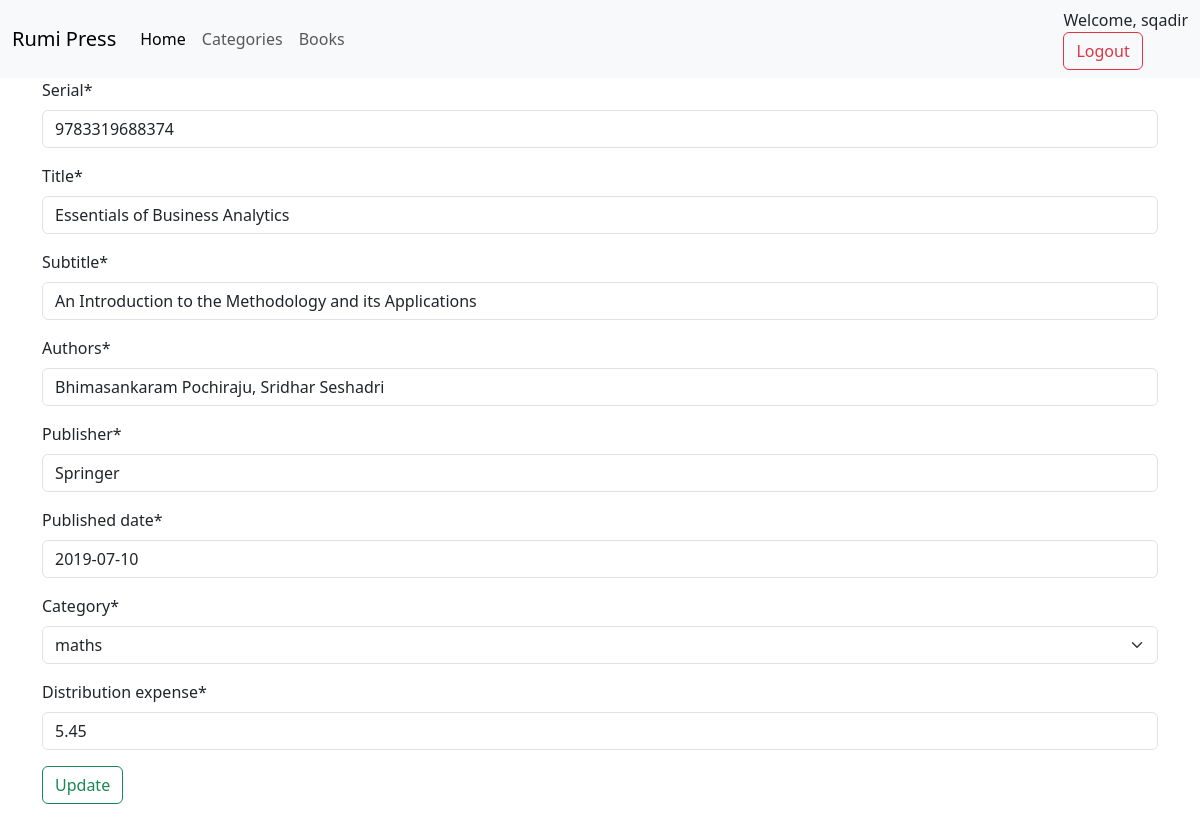
The page /books/2/update/ (signed in) on the database its author committed.
### books/models.py (models this page shows, shortened)
class Book(models.Model):
    id = models.AutoField(primary_key=True)
    serial = models.CharField(max_length=255)
    title = models.CharField(max_length=255)
    subtitle = models.CharField(max_length=255)
    authors = models.CharField(max_length=255)
    publisher = models.CharField(max_length=255)
    published_date = models.DateField(default=timezone.now)
    category = models.ForeignKey(Category, on_delete=models.PROTECT, related_name="books")
    distribution_expense = models.DecimalField(max_digits=6, decimal_places=2)

### books/views.py (the view, shortened to what this page needs)
# urls.py: path("books/<int:pk>/update/", views.BookUpdateView.as_view(), name="book_update"),
class BookUpdateView(LoginRequiredMixin, generic.UpdateView):
    template_name = "books/book_update.html"
    context_object_name = "book"
    queryset = models.Book.objects.all()
    fields = (
        "serial",
        "title",
        "subtitle",
        "authors",
        "publisher",
        "published_date",
        "category",
        "distribution_expense",
    )

### books/models.py (called while the page is built)
    def __str__(self):
        return self.name

### templates/books/book_update.html (shortened to what this page needs)
{% extends "_base.html" %}
{% load crispy_forms_tags %}
{% block content %}
  <div class="container">
    <form action="" method="post">
      {{ form|crispy }}
      <button class="btn btn-outline-success mb-5" type="submit">Update</button>
    </form>
  </div>
{% endblock %}

### templates/_base.html (shortened to what this page needs)
{% load static %}
<!DOCTYPE html>
<html lang="en">
<head>
  <link href="https://cdn.jsdelivr.net/npm/bootstrap@5.3.3/dist/css/bootstrap.min.css" rel="stylesheet">
  <link rel="stylesheet" href="{% static 'css/base.css' %}">
</head>
<body>
  <nav class="navbar navbar-expand-lg bg-body-tertiary">
    <div class="container-fluid">
      <a class="navbar-brand" href="{% url 'homepage' %}">Rumi Press</a>
      <div class="collapse navbar-collapse" id="navbarNavAltMarkup">
        <div class="navbar-nav">
          <a class="nav-link active" aria-current="page" href="{% url 'homepage' %}">Home</a>
          <a class="nav-link" href="{% url 'categories_list' %}">Categories</a>
          <a class="nav-link" href="{% url 'books_list' %}">Books</a>
        </div>
      </div>
      <ul class="navbar-nav mr-auto ms-auto">
        <li class="nav-item active">
          {% if user.is_authenticated %}
            Welcome, {{ user.username }}
            <form action="{% url 'logout' %}" method="post">
              <button class="btn btn-outline-danger" type="submit">Logout</button>
            </form>
          {% else %}
            <li><a class="btn btn-success" href="{% url 'signup' %}">Register</a></li>
            <li><a class="btn btn-outline-success" style="margin-left: 10px;" href="{% url 'login' %}">Login</a></li>
          {% endif %}
        </li>
      </ul>
    </div>
  </nav>
  {% block content %}
  {% endblock %}
</body>
</html>

### rows shown on the page
Book: serial "9783319688374", title "Essentials of Business Analytics", subtitle "An Introduction to the Methodology and its Applications", authors "Bhimasankaram Pochiraju, Sridhar Seshadri", publisher "Springer", published_date "2019-07-10", category "maths", distribution_expense "5.45"

### other values the page prints
{{ user.username }} "sqadir"
